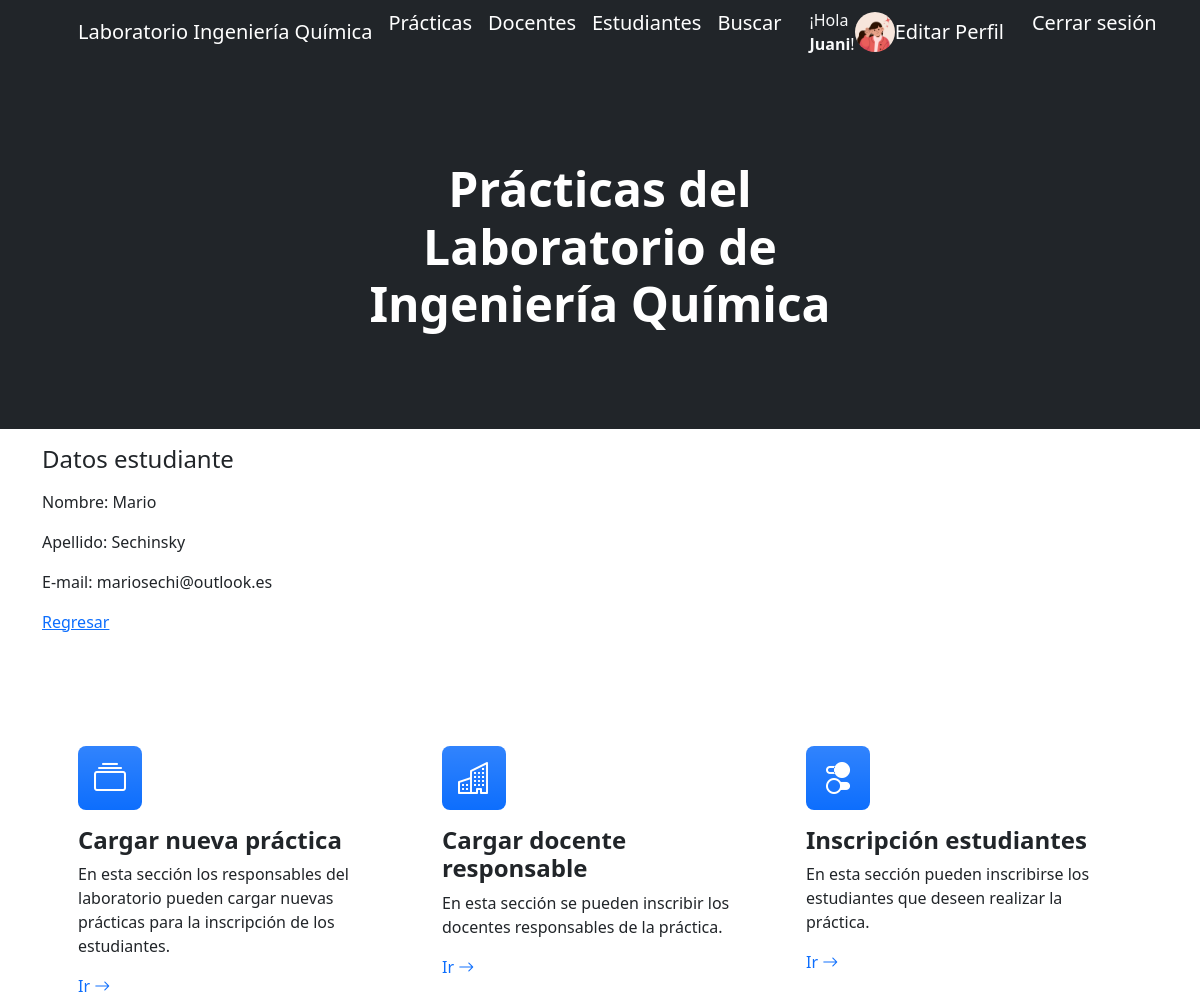
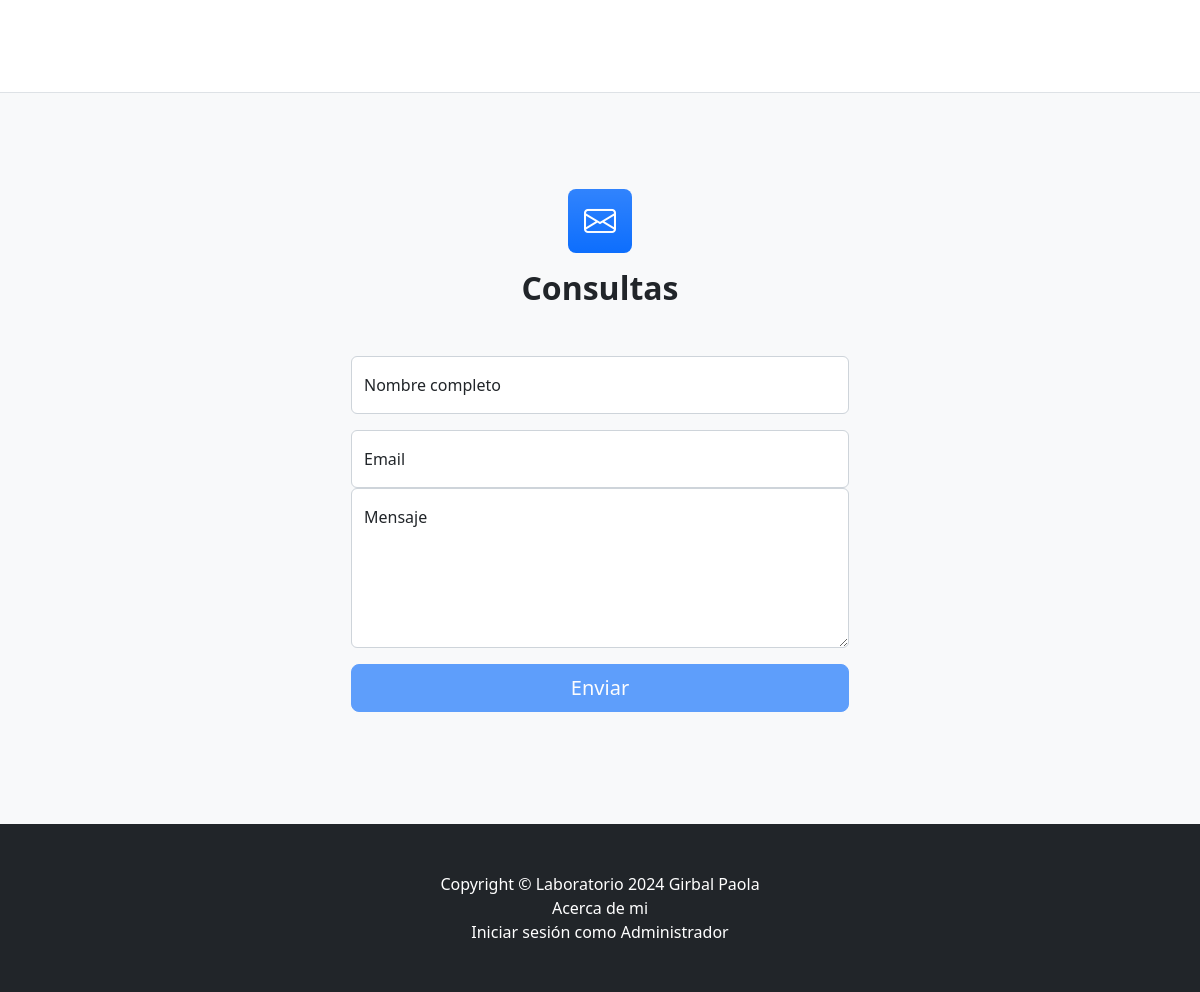
The app's page /estudianteDetalle/2/ (signed in) with its own data (2 pictures, top to bottom).
### AppLab/models.py (models this page shows, shortened)
class UserProfile(models.Model):
    user = models.OneToOneField(User, on_delete=models.CASCADE)
    avatar = models.ImageField(upload_to='avatars/', null=True, blank=True)

class Estudiante(models.Model):
    nombre = models.CharField(max_length=30)
    apellido = models.CharField(max_length=30)
    email = models.EmailField()

### AppLab/views.py (the view)
# urls.py: path('estudianteDetalle/<int:pk>/', EstudianteDetalle.as_view(), name = "estudiante"),
class EstudianteDetalle(DetailView):
    model = Estudiante
    context_object_name = "estudiante"
    template_name = "AppLab/estudianteDetalle.html"

### AppLab/templates/AppLab/estudianteDetalle.html
{% extends "AppLab/padre.html" %}
{% load static %}
{% block contenidoQueCambia %}
<div class="container">
    <p><h4>Datos estudiante</h4></p>
    <p>Nombre: {{estudiante.nombre}}</p>
    <p>Apellido: {{estudiante.apellido}}</p>
    <p>E-mail: {{estudiante.email}}</p>
    <p>
        <a href="{% url 'estudiantes' %}">Regresar</a>
    </p>
</div>
{% endblock %}

### AppLab/templates/AppLab/padre.html (shortened to what this page needs)
<!DOCTYPE html>
<html lang="en">
    <head>
        {% load static %}
        <link href="https://cdn.jsdelivr.net/npm/bootstrap-icons@1.4.1/font/bootstrap-icons.css" rel="stylesheet" />
        <link href="{% static 'AppLab/css/styles.css' %}" rel="stylesheet" />
    </head>
    <body>
        <nav class="navbar navbar-expand-lg navbar-dark bg-dark">
            <div class="container px-5">
                <a class="navbar-brand" href="{% url 'inicio' %}">Laboratorio Ingeniería Química</a>
                <div class="collapse navbar-collapse" id="navbarSupportedContent">
                    <ul class="navbar-nav ms-auto mb-2 mb-lg-0">
                        <li class="nav-item"><a class="navbar-brand" href="{% url 'practicas' %}">Prácticas</a></li>
                        <li class="nav-item"><a class="navbar-brand" href="{% url 'docentes' %}">Docentes</a></li>
                        <li class="nav-item"><a class="navbar-brand" href="{% url 'estudiantes' %}">Estudiantes</a></li>
                        <li class="nav-item"><a class="navbar-brand" href="{% url 'buscar' %}">Buscar</a></li>
                    {% if request.user.is_authenticated %}
                        <div class="container d-flex align-items-center">
                            <span class="text-light mr-2"> ¡Hola <strong>{{ request.user.username }}</strong>!</span>
                            {% if request.user.userprofile.avatar %}
                                <img src="{{ request.user.userprofile.avatar.url }}" alt="Avatar" height="40" class="rounded-circle">
                            {% else %}
                                <img src="{% static 'default-avatar.png' %}" alt="Avatar" height="40" class="rounded-circle">
                            {% endif %}
                            <a class="navbar-brand ml-2" href="{% url 'editar_usuario' %}">Editar Perfil</a>
                        </div>
                        <form action="{% url 'logout' %}" method="post" id="logoutForm" class="ml-2">
                            <a class="navbar-brand" href="#" onclick="document.getElementById('logoutForm').submit();">Cerrar sesión</a>
                        </form>
                    {% else %}
                        <li class="nav-item"><a class="navbar-brand" href="{% url 'login' %}">Iniciar sesión</a></li>
                        <li class="nav-item"><a class="navbar-brand" href="{% url 'registro' %}">Registrate</a></li>
                    {% endif %}
                    </ul>
                </div>
            </div>
        </nav>
        <header class="bg-dark py-5">
            <div class="container px-5">
                <div class="row gx-5 justify-content-center">
                    <div class="col-lg-6">
                        <div class="text-center my-5">
                            <h1 class="display-5 fw-bolder text-white mb-2">Prácticas del Laboratorio de Ingeniería Química</h1>
                        </div>
                    </div>
                </div>
            </div>
        </header>
        {% block contenidoQueCambia %}
        {% endblock %}
        <section class="py-5 border-bottom" id="features">
            <div class="container px-5 my-5">
                <div class="row gx-5">
                    <div class="col-lg-4 mb-5 mb-lg-0">
                        <div class="feature bg-primary bg-gradient text-white rounded-3 mb-3"><i class="bi bi-collection"></i></div>
                        <h2 class="h4 fw-bolder">Cargar nueva práctica</h2>
                        <p>En esta sección los responsables del laboratorio pueden cargar nuevas prácticas para la inscripción de los estudiantes.</p>
                        <a class="text-decoration-none" href="{% url 'practicas' %}">
                            Ir
                            <i class="bi bi-arrow-right"></i>
                        </a>
                    </div>
                    <div class="col-lg-4 mb-5 mb-lg-0">
                        <div class="feature bg-primary bg-gradient text-white rounded-3 mb-3"><i class="bi bi-building"></i></div>
                        <h2 class="h4 fw-bolder">Cargar docente responsable</h2>
                        <p>En esta sección se pueden inscribir los docentes responsables de la práctica.</p>
                        <a class="text-decoration-none" href="{% url 'docentes' %}">
                            Ir
                            <i class="bi bi-arrow-right"></i>
                        </a>
                    </div>
                    <div class="col-lg-4">
                        <div class="feature bg-primary bg-gradient text-white rounded-3 mb-3"><i class="bi bi-toggles2"></i></div>
                        <h2 class="h4 fw-bolder">Inscripción estudiantes</h2>
                        <p>En esta sección pueden inscribirse los estudiantes que deseen realizar la práctica.</p>
                        <a class="text-decoration-none" href="{% url 'estudiantes' %}">
                            Ir
                            <i class="bi bi-arrow-right"></i>
                        </a>
                    </div>
                </div>
            </div>
        </section>
        <section class="bg-light py-5">
            <div class="container px-5 my-5 px-5">
                <div class="text-center mb-5">
                    <div class="feature bg-primary bg-gradient text-white rounded-3 mb-3"><i class="bi bi-envelope"></i></div>
                    <h2 class="fw-bolder">Consultas</h2>
                </div>
                <div class="row gx-5 justify-content-center">
                    <div class="col-lg-6">
                        <form id="contactForm" data-sb-form-api-token="API_TOKEN">
                            <div class="form-floating mb-3">
                                <input class="form-control" id="name" type="text" placeholder="Enter your name..." data-sb-validations="required" />
                                <label for="name">Nombre completo</label>
                            </div>
                            <div class="form-floating mb-3">
                                <input class="form-control" id="email" type="email" placeholder="name@example.com" data-sb-validations="required,email" />
                                <label for="email">Email</label>
                            <div class="form-floating mb-3">
                                <textarea class="form-control" id="message" type="text" placeholder="Enter your message here..." style="height: 10rem" data-sb-validations="required"></textarea>
                                <label for="message">Mensaje</label>
                            </div>
                            <div class="d-grid"><button class="btn btn-primary btn-lg disabled" id="submitButton" type="submit">Enviar</button></div>
                        </form>
                    </div>
                </div>
            </div>
        </section>
        <footer class="py-5 bg-dark">
            <div class="container px-5"><p class="m-0 text-center text-white">Copyright &copy; Laboratorio 2024 Girbal Paola</p></div>
            <div class="container px-5"><p class="m-0 text-center text-white"><a class="navbar-brand" href="{% url 'acerca_de_mi' %}">Acerca de mi</a></p></div>
            <div class="container px-5"><p class="m-0 text-center text-white"><a class="navbar-brand" href="{% url 'admin:index' %}">Iniciar sesión como Administrador</a></p></div>
        </footer>
    </body>
</html>

### records on screen
Estudiante: nombre "Mario", apellido "Sechinsky", email "mariosechi@outlook.es"

### other values on screen
{{ request.user.username }} "Juani"
